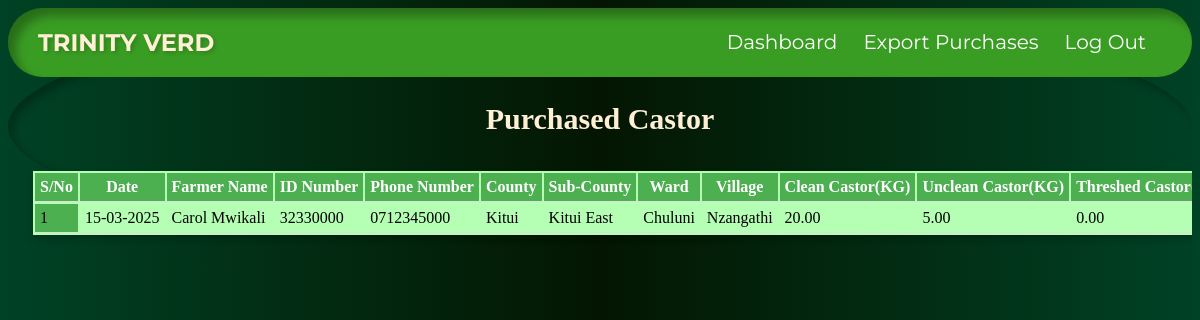
Page /purchases/purchased (signed in) on the earlier database version.
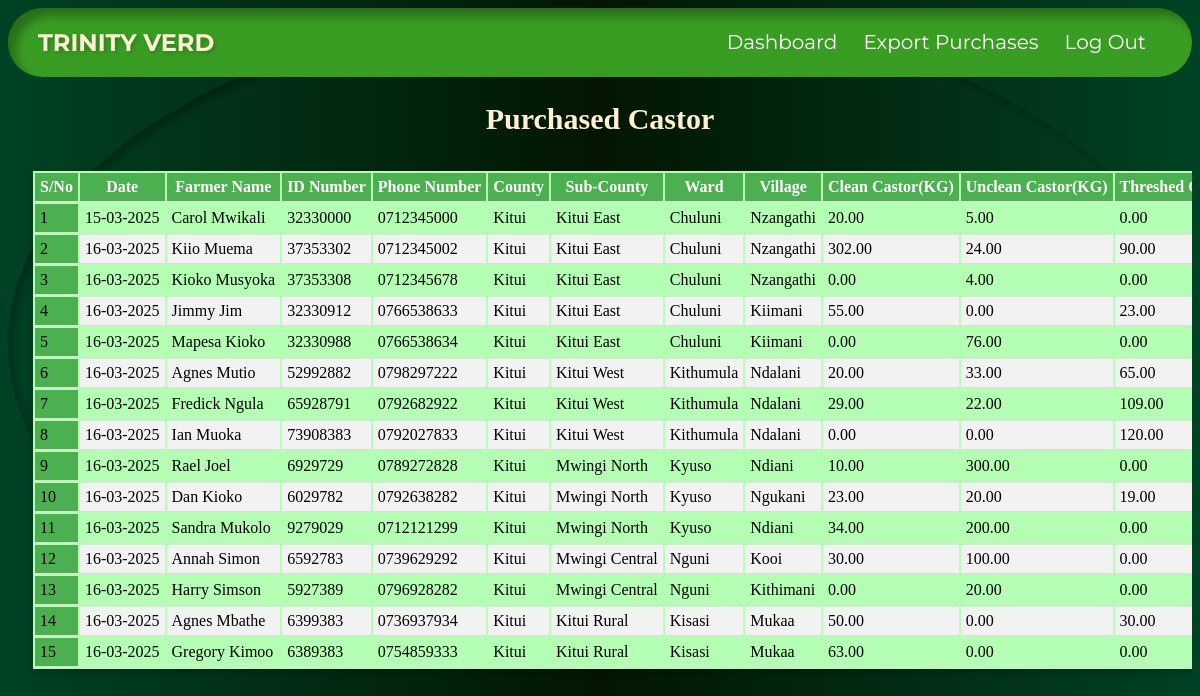
Same page on the later database version.
### purchases/models.py (models this page shows, shortened)
class Purchases(models.Model):
    COUNTY_CHOICES = [
        ('Kitui', 'Kitui'),
        ('Makueni', 'Makueni'),
    ]
    purchased_on = models.DateTimeField(auto_now_add=True)
    farmer_id = models.AutoField(primary_key=True)
    farmer_name = models.CharField(max_length=255)
    id_number = models.CharField(max_length=15, unique=True, error_messages={'unique': 'ID Number already exists'})
    phone_number = models.CharField(max_length=10, validators=[phone_validator], unique=True, error_messages={'unique': 'Phone Number Number already exists'})
    county = models.CharField(max_length=100, choices=COUNTY_CHOICES)
    sub_county = models.ForeignKey(SubCounty, on_delete=models.CASCADE, related_name="purchase_data")
    ward = models.CharField(max_length=50)
    village = models.CharField(max_length=50)
    clean_castor = models.DecimalField(max_digits=5, decimal_places=2)
    husk_castor = models.DecimalField(max_digits=5, decimal_places=2)
    threshed_castor = models.DecimalField(max_digits=5, decimal_places=2)
    field_officer = models.ForeignKey("authentication.UserProfile", on_delete=models.CASCADE, related_name="purchases_fielddata", limit_choices_to={'role': 'field_officer'})

### authentication/models.py (models this page shows)
class SubCounty(models.Model):
    name = models.CharField(max_length=100, unique=True)
    def __str__(self):
        return str(self.name)

### purchases/views.py (the view)
# urls.py: path('purchased', views.purchased, name = 'purchased'),
@login_required
def purchased(request):
    user_profile = request.user.userprofile
    if user_profile.role == "Field Officer":
        data = Purchases.objects.filter(field_officer=user_profile)
    elif user_profile.role == "supervisor":
        data = Purchases.objects.filter(sub_county__in=user_profile.sub_county.all())
    elif user_profile.role == "Project Manager":
        data = Purchases.objects.all()
    else:
        data = Purchases.objects.none()
    return render(request, "purchased.html", {"data": data})

### authentication/models.py (called while the page is built)
    def __str__(self):
        return str(self.user.username)

### purchases/templates/purchased.html (shortened to what this page needs)
{% load static %}
<!DOCTYPE html>
<html lang="en">
<head>
    <link rel="stylesheet" href="https://cdnjs.cloudflare.com/ajax/libs/font-awesome/6.4.2/css/all.min.css">
    <link rel="stylesheet" href="https://unpkg.com/aos@next/dist/aos.css">
    <link rel="stylesheet" type="text/css" href="{% static 'css/index.css' %}">
</head>
<body>
<header class="nav-menu sticky">
    <h2>TRINITY VERD</h2>
    <ul id="navLinks" class="nav-links">
        <li><button onclick="location.href='{% url 'dashboard' %}'">Dashboard</button></li>
        <li><button onclick="location.href='{% url 'export_purchases' %}'">Export Purchases</button></li>
        <li><button onclick="location.href='{% url 'logout' %}'">Log Out</button></li>
    </ul>
</header>
<section class="purchased-section" id="home">
    <h2>Purchased Castor</h2>
    <div class="table-responsive">
    <table class="table table-bordered">
        <thead>
        <tr>
            <th>S/No</th>
            <th>Date</th>
            <th>Farmer Name</th>
            <th>ID Number</th>
            <th>Phone Number</th>
            <th>County</th>
            <th>Sub-County</th>
            <th>Ward</th>
            <th>Village</th>
            <th>Clean Castor(KG)</th>
            <th>Unclean Castor(KG)</th>
            <th>Threshed Castor(KG)</th>
        </tr>
        </thead>
        <tbody>
        {% for record in data %}
        <tr>
            <td>{{ forloop.counter }}</td>
            <td>{{ record.purchased_on | date:"d-m-Y" }}</td>
            <td>{{ record.farmer_name }}</td>
            <td>{{ record.id_number }}</td>
            <td>{{ record.phone_number }}</td>
            <td>{{ record.county }}</td>
            <td>{{ record.sub_county }}</td>
            <td>{{ record.ward }}</td>
            <td>{{ record.village }}</td>
            <td>{{ record.clean_castor }}</td>
            <td>{{ record.husk_castor }}</td>
            <td>{{ record.threshed_castor }}</td>
        </tr>
        {% empty %}
        <tr>
            <td colspan="5">No farmers found</td>
        </tr>
        {% endfor %}
        </tbody>
    </table>
</div>
</section>
</body>
</html>

Differences in the rows shown:
added Purchases: purchased_on "16-03-2025", farmer_name "Kiio Muema", id_number "37353302", phone_number "0712345002", county "Kitui", sub_county "Kitui East", ward "Chuluni", village "Nzangathi", clean_castor "302.00", husk_castor "24.00", threshed_castor "90.00"
added Purchases: purchased_on "16-03-2025", farmer_name "Kioko Musyoka", id_number "37353308", phone_number "0712345678", county "Kitui", sub_county "Kitui East", ward "Chuluni", village "Nzangathi", clean_castor "0.00", husk_castor "4.00", threshed_castor "0.00"
added Purchases: purchased_on "16-03-2025", farmer_name "Jimmy Jim", id_number "32330912", phone_number "0766538633", county "Kitui", sub_county "Kitui East", ward "Chuluni", village "Kiimani", clean_castor "55.00", husk_castor "0.00", threshed_castor "23.00"
added Purchases: purchased_on "16-03-2025", farmer_name "Mapesa Kioko", id_number "32330988", phone_number "0766538634", county "Kitui", sub_county "Kitui East", ward "Chuluni", village "Kiimani", clean_castor "0.00", husk_castor "76.00", threshed_castor "0.00"
added Purchases: purchased_on "16-03-2025", farmer_name "Agnes Mutio", id_number "52992882", phone_number "0798297222", county "Kitui", sub_county "Kitui West", ward "Kithumula", village "Ndalani", clean_castor "20.00", husk_castor "33.00", threshed_castor "65.00"
added Purchases: purchased_on "16-03-2025", farmer_name "Fredick Ngula", id_number "65928791", phone_number "0792682922", county "Kitui", sub_county "Kitui West", ward "Kithumula", village "Ndalani", clean_castor "29.00", husk_castor "22.00", threshed_castor "109.00"
added Purchases: purchased_on "16-03-2025", farmer_name "Ian Muoka", id_number "73908383", phone_number "0792027833", county "Kitui", sub_county "Kitui West", ward "Kithumula", village "Ndalani", clean_castor "0.00", husk_castor "0.00", threshed_castor "120.00"
added Purchases: purchased_on "16-03-2025", farmer_name "Rael Joel", id_number "6929729", phone_number "0789272828", county "Kitui", sub_county "Mwingi North", ward "Kyuso", village "Ndiani", clean_castor "10.00", husk_castor "300.00", threshed_castor "0.00"
added Purchases: purchased_on "16-03-2025", farmer_name "Dan Kioko", id_number "6029782", phone_number "0792638282", county "Kitui", sub_county "Mwingi North", ward "Kyuso", village "Ngukani", clean_castor "23.00", husk_castor "20.00", threshed_castor "19.00"
added Purchases: purchased_on "16-03-2025", farmer_name "Sandra Mukolo", id_number "9279029", phone_number "0712121299", county "Kitui", sub_county "Mwingi North", ward "Kyuso", village "Ndiani", clean_castor "34.00", husk_castor "200.00", threshed_castor "0.00"
added Purchases: purchased_on "16-03-2025", farmer_name "Annah Simon", id_number "6592783", phone_number "0739629292", county "Kitui", sub_county "Mwingi Central", ward "Nguni", village "Kooi", clean_castor "30.00", husk_castor "100.00", threshed_castor "0.00"
added Purchases: purchased_on "16-03-2025", farmer_name "Harry Simson", id_number "5927389", phone_number "0796928282", county "Kitui", sub_county "Mwingi Central", ward "Nguni", village "Kithimani", clean_castor "0.00", husk_castor "20.00", threshed_castor "0.00"
added Purchases: purchased_on "16-03-2025", farmer_name "Agnes Mbathe", id_number "6399383", phone_number "0736937934", county "Kitui", sub_county "Kitui Rural", ward "Kisasi", village "Mukaa", clean_castor "50.00", husk_castor "0.00", threshed_castor "30.00"
added Purchases: purchased_on "16-03-2025", farmer_name "Gregory Kimoo", id_number "6389383", phone_number "0754859333", county "Kitui", sub_county "Kitui Rural", ward "Kisasi", village "Mukaa", clean_castor "63.00", husk_castor "0.00", threshed_castor "0.00"
